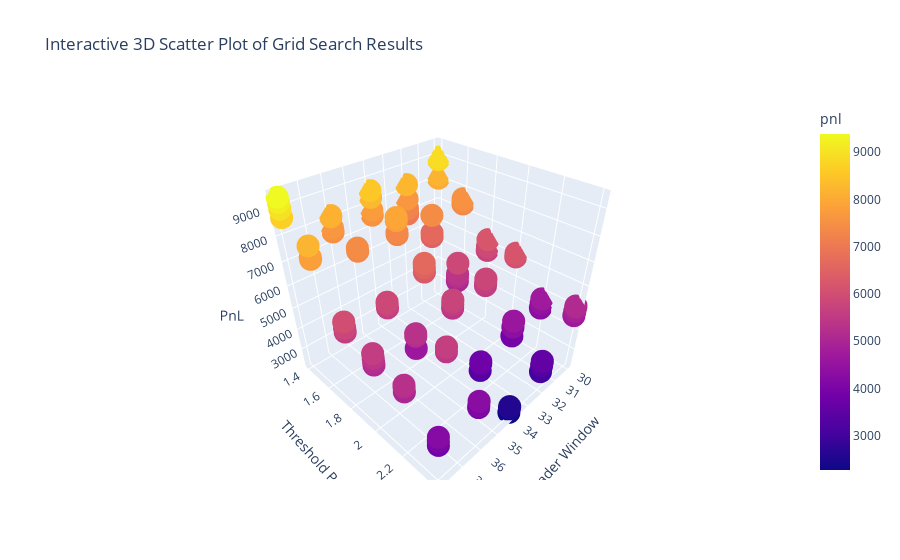

Notebook source saved alongside this figure:
### Code cell
import pandas as pd
import plotly.express as px
import io

# CSV data provided by the user
csv_data = """leader_window,follower_window,threshold_pct,pnl,trades
38,15,1.4,9385.916963673724,33
38,13,1.4,9202.252534821117,33
38,14,1.4,8974.20292989082,33
30,15,1.4,8920.26462402376,37
30,16,1.4,8808.951876850948,37
38,16,1.4,8681.951519032616,33
34,15,1.4,8534.051812497342,35
34,16,1.4,8263.549459785165,35
32,15,1.4,8252.39598431783,33
38,15,1.6,8214.876236761022,26
30,13,1.4,8166.232029600687,37
36,16,1.4,8142.763403075765,35
36,15,1.4,8084.386221200602,35
30,14,1.4,8017.310950193223,37
34,15,1.6,7941.884487034975,28
34,14,1.6,7820.70698685235,28
38,16,1.6,7799.799330063761,26
34,14,1.4,7752.3200092542975,35
38,14,1.6,7736.02100663403,26
38,13,1.6,7732.202713390903,26
36,14,1.4,7648.033923895295,35
32,16,1.4,7638.8747314719185,33
30,15,1.6,7544.515229535056,31
34,13,1.4,7542.757206252409,35
36,13,1.4,7495.200812469524,35
30,13,1.6,7491.420257441914,31
32,15,1.6,7413.767612891541,29
36,15,1.6,7413.42563223065,26
36,16,1.6,7412.274507611259,26
30,14,1.6,7385.161352586925,31
36,14,1.6,7347.578851125938,26
34,16,1.6,7336.243435129672,28
30,16,1.6,7314.017975026229,31
36,13,1.6,7291.0336148499955,26
34,13,1.6,7253.782337683071,28
32,13,1.4,7216.935930434105,33
32,14,1.4,6985.294315045059,33
32,14,1.6,6647.078075098136,29
34,15,1.8,6644.82479326391,22
32,16,1.6,6637.699894498124,29
32,13,1.6,6486.063385078134,29
34,16,1.8,6476.736840515652,22
34,14,1.8,6464.158121159813,22
34,13,1.8,6273.638540396783,22
30,15,1.8,6210.398775420559,22
30,15,2.0,6170.967052765711,18
30,14,2.0,6106.28887476509,18
30,13,2.0,6059.56460733042,18
38,15,1.8,6011.6511522683795,20
30,16,2.0,6000.26649571595,18
30,16,1.8,5898.419234913828,22
32,15,1.8,5865.900182905025,22
36,15,1.8,5860.529936876475,22
30,14,1.8,5859.676319660637,22
36,14,1.8,5824.273042436154,22
32,15,2.0,5803.320999305655,18
38,14,1.8,5775.488332253026,20
34,16,2.0,5767.281834937159,20
36,16,1.8,5746.186237931077,22
38,16,1.8,5730.783188436748,20
30,13,1.8,5704.932233198415,22
34,14,2.0,5684.777370423293,20
32,14,2.0,5639.627047485228,18
36,14,2.2,5633.249728422426,16
36,15,2.2,5613.8888869634175,16
36,13,1.8,5612.223420687074,22
38,13,1.8,5592.7362869705175,20
38,16,2.0,5587.95457908585,20
34,15,2.0,5566.939646812149,20
32,16,2.0,5536.225226555813,18
32,13,2.0,5508.561137554436,18
36,13,2.2,5441.591747103255,16
36,16,2.2,5425.717243335512,16
34,13,2.0,5409.359313149391,20
38,14,2.0,5381.460728861603,20
32,16,1.8,5372.794790289307,22
36,16,2.0,5306.37272219417,20
38,13,2.2,5278.534173170963,16
32,14,1.8,5238.347599903536,22
38,16,2.2,5228.3291566815715,16
36,14,2.0,5227.695989145726,20
38,15,2.0,5216.379896764371,20
38,14,2.2,5204.6586879797505,16
36,15,2.0,5194.491099366405,20
30,16,2.4,5123.838216874439,14
38,13,2.0,5102.906403127265,20
30,15,2.4,5046.643408207066,14
32,13,1.8,5036.107929776972,22
38,15,2.2,4992.758263123782,16
30,13,2.4,4866.26320219662,14
30,16,2.2,4711.90695783417,14
30,14,2.4,4672.07749765574,14
36,13,2.0,4647.366455381572,20
32,16,2.2,4615.871590949704,14
30,14,2.2,4482.318490811962,14
32,14,2.2,4343.337179053746,14
30,15,2.2,4330.395169317828,14
32,15,2.2,4322.495367245603,14
36,13,2.4,4294.924860593641,14
30,13,2.2,4254.467151143042,14
38,13,2.4,4204.466748619132,12
36,16,2.4,4104.83301246522,14
36,14,2.4,4090.3251843737708,14
38,16,2.4,4022.33767473228,12
36,15,2.4,4002.6496150658604,14
38,14,2.4,3998.17094733283,12
32,13,2.2,3896.7322867447874,14
38,15,2.4,3828.4270745490066,12
34,16,2.2,3776.1248846689996,16
34,14,2.2,3687.2191999140705,16
34,13,2.2,3683.670233072029,16
32,15,2.4,3560.4136395492533,14
32,16,2.4,3355.5988367793834,14
34,15,2.2,3346.666542161096,16
32,14,2.4,3346.0542131221737,14
32,13,2.4,3033.8748149159655,14
34,13,2.4,2577.941073035672,14
34,16,2.4,2562.9147051894033,14
34,15,2.4,2524.4289690123805,14
34,14,2.4,2272.101826142014,14
"""

# Read the data using pandas
# The use of io.StringIO is to simulate reading from a file
df = pd.read_csv(io.StringIO(csv_data))

# Create the interactive 3D scatter plot using Plotly Express
fig = px.scatter_3d(
    df,
    x="leader_window",
    y="threshold_pct",
    z="pnl",
    color="pnl",
    hover_data=["follower_window", "trades"],  # Show these on hover
    title="Interactive 3D Scatter Plot of Grid Search Results",
)

# Update layout for better axis titles if needed (Plotly usually does a good job by default)
fig.update_layout(
    scene=dict(
        xaxis_title="Leader Window", yaxis_title="Threshold Pct", zaxis_title="PnL"
    )
)

# Show plot
# This will typically open in your default web browser
fig.show()

# If you want to save the plot to an HTML file:
# fig.write_html('interactive_grid_search_3d_plot.html')
# print("Plot saved to interactive_grid_search_3d_plot.html")
